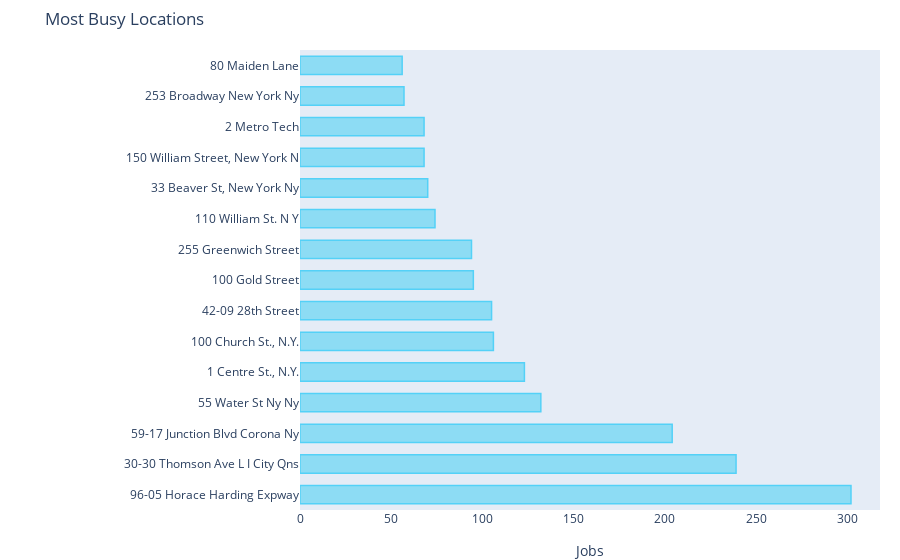

Here is the notebook cell this chart was saved with:
### Markdown cell above
<div align='center'><font size="6" color="#ff3fb5">Most Busy Locations</font></div>

### Code cell
locations = df['Work Location'].value_counts().sort_values(ascending=False).head(15)

trace1 = go.Bar(x=locations.values, 
                y=locations.index, 
                width=0.6,
                marker=dict(
                    color='#8ddcf4', 
                    line=dict(
                        color='#54d1f7', 
                        width=1.5)
                ),
                orientation='h', name='Job Locations')

layout = dict(showlegend=False,
              title='Most Busy Locations',
              yaxis=dict(
                  showgrid=False,
                  showline=False,
                  showticklabels=True,
              ),
             xaxis=dict(
                  title='Jobs',
                  zeroline=False,
                  showline=False,
                  showticklabels=True,
                  showgrid=False,
             ),
             margin = dict(l=300, r=20, t=50, b=50),
            )
fig = go.Figure(data=[trace1], layout=layout)
py.iplot(fig)

### Figure 1 — Plotly figure (JSON) as saved in the notebook; plotly's stock layout.template omitted (floating-point values rounded to 4 significant figures)
{"data": [{"marker": {"color": "#8ddcf4", "line": {"color": "#54d1f7", "width": 1.5}}, "name": "Job Locations", "orientation": "h", "type": "bar", "width": 0.6, "x": [302, 239, 204, 132, 123, 106, 105, 95, 94, 74, 70, 68, 68, 57, 56], "y": ["96-05 Horace Harding Expway", "30-30 Thomson Ave L I City Qns", "59-17 Junction Blvd Corona Ny", "55 Water St Ny Ny", "1 Centre St., N.Y.", "100 Church St., N.Y.", "42-09 28th Street", "100 Gold Street", "255 Greenwich Street", "110 William St. N Y", "33 Beaver St, New York Ny", "150 William Street, New York N", "2 Metro Tech", "253 Broadway New York Ny", "80 Maiden Lane"]}], "layout": {"margin": {"b": 50, "l": 300, "r": 20, "t": 50}, "showlegend": false, "title": {"text": "Most Busy Locations"}, "xaxis": {"showgrid": false, "showline": false, "showticklabels": true, "title": {"text": "Jobs"}, "zeroline": false}, "yaxis": {"showgrid": false, "showline": false, "showticklabels": true}}}
